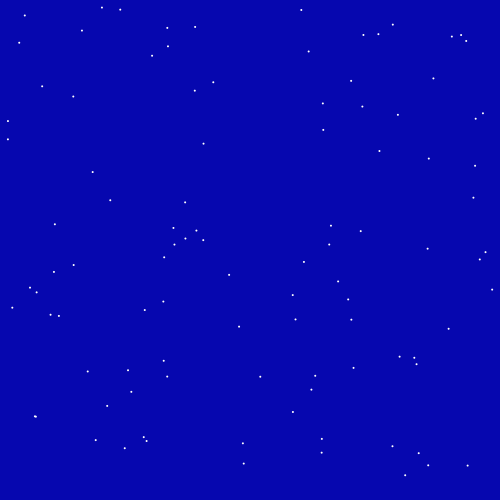
Frame 1 (no input)
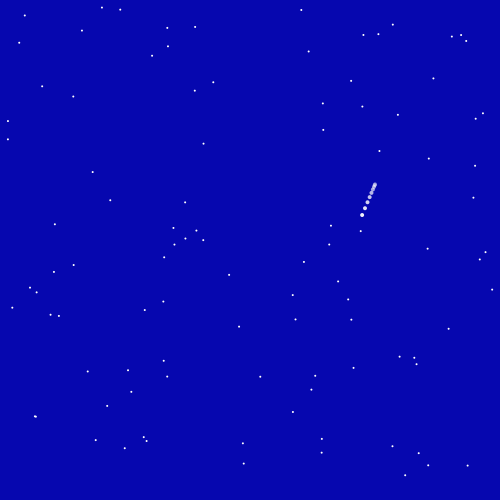
Frame 60 (the mouse pressed at the canvas centre just before this capture)
Frame 120 (the mouse held since frame 60 and released just before this capture): identical to frame 1, image omitted

The Processing sketch that drew these frames (run headless with seeded random() and noise(); from frame 60 on, the mouse is pressed at the canvas centre):

// Processing sketch: sketch_08082017
// ── sketch_08082017.pde
ArrayList<Sstars>st;
Star[] star = new Star[100];
int r;

void setup(){
  size(500,500);
  smooth();
  noStroke();
  st = new ArrayList<Sstars>();
  for(int j = star.length-1; j >= 0; j--){
    star[j] = new Star(random(width), random(height));
  }
}

void draw(){
  background(6,7,175, 50);
  createStars();
  for(int j = star.length-1; j >= 0; j--){
    star[j].display();
  }
  for(int i = st.size()-1; i>=0; i--){
    Sstars s = st.get(i);
    s.display();
    if(s.isDeadToo()){
      st.remove(i);
    }
  }
}


void createStars(){
  r = floor(random(0,40));
  if(r == 20){
    st.add(new Sstars());
  }
}
// ── ShootingStar.pde
class ShootingStar{
  PVector location;
  PVector base = new PVector(0,0);
  PVector acceleration = new PVector(random(-1,1),random(-1,1));
  float alpha = 255;
  ShootingStar(float x, float y){
    location = new PVector(x,y);
  }
  
  boolean isDead(){
    if(alpha<=0){
      return true;
    }else{
      return false;
    }
  }
  
  
  void display(){
    alpha-=15;
    fill(255, alpha);
    ellipse(location.x, location.y, 4,4);
  }
}
// ── Sstars.pde
class Sstars{
  ArrayList<ShootingStar>Sstar;
  PVector location = new PVector(random(width), random(height));
  PVector base = new PVector(0,0);
  PVector acceleration = new PVector(random(-1,1),random(-1,1));
  boolean dead = false;
  float alpha2 = 255;
  Sstars(){
    Sstar = new ArrayList<ShootingStar>();
  }
  
  boolean isDeadToo(){
    if(alpha2 <= 0){
      return true;
    }else{
      return false;
    }
  }
  
  void display(){
    createStar();
    randomize();
    starKilled();
    update();
  }
  
  void update(){
    base.add(acceleration);
    location.add(base);
  }
  
  void createStar(){
    for(int i = 0; i<=Sstar.size()-1; i++){
      ShootingStar s = Sstar.get(i);
      s.display();
      if(s.isDead() == true){
        Sstar.remove(i);
      }
    }
  }
  
  void starKilled(){
    alpha2-=1;
  }
  
  void randomize(){
      Sstar.add(new ShootingStar(location.x, location.y));
  }
}
// ── Star.pde
class Star{
  float x, y;
  Star(float _x, float _y){
    x = _x;
    y = _y;;
  }
  
  void display(){
    fill(255);
    ellipse(x, y, 2,2);
  }
}
